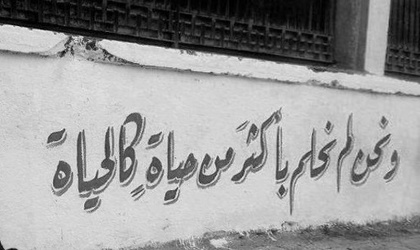
%> input picture image/Part A/Low_detail.jpg, 420 x 250 px, shrunk from 513 x 305 before the run
$ octave ldimage.m   (GNU Octave 9; MATLAB toolbox functions it lacks are replaced by stand-ins)
%> lines starting %> are read from the running program, lines starting %| are printed output that depends on the picture; in (x1, y1, x2, y2) boxes, pixels count from 0 and x2, y2 are one past the last pixel; in counts of white or black regions, pixels touching at a corner belong together; the program's own positions count from 1
# read the three images
hd = imread("Low_detail.jpg");
%> hd is the input picture: size 250x420x3 uint8; min 0, max 250, mean 155.1

# Transfer images from RGB to gray level
#hd = rgb2gray(hd);


# convert images to double to perform operations
hd = im2double(hd);
%> hd: size 250x420x3 double


# Fourier Transform for the first image : highdetail
hdft = fft2(hd);
show_hdft = fftshift(hdft); # using for plot
show_hdft = abs(show_hdft);
show_hdft = log(show_hdft + 1);
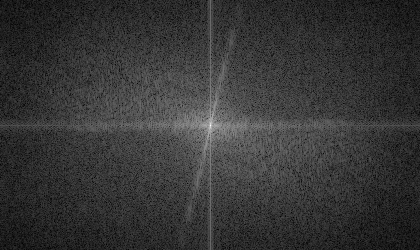
%> show_hdft: size 250x420x3 double; min 0.0155, max 11.06, mean 2.37; drawn with min black and max white

figure(1);
subplot(2,1,1); imshow(hd);
subplot(2,1,2); imshow(show_hdft, []);
################
# operations on first image
# W is the image will be used in multiplication

## on 0.1
figure(2);

[x, y] = size(hdft);
%> x = 250; y = 1260
W = zeros(x,y);
xrad = 0.05 * x;
%> xrad = 12.5
yrad = 0.05 * y;
%> yrad = 63

for i = floor(x/2 - xrad) : floor(x/2 + xrad)
  for j = floor(y/2 - yrad) : floor(y/2 + yrad)
    W(i,j) = 1;
   end
end
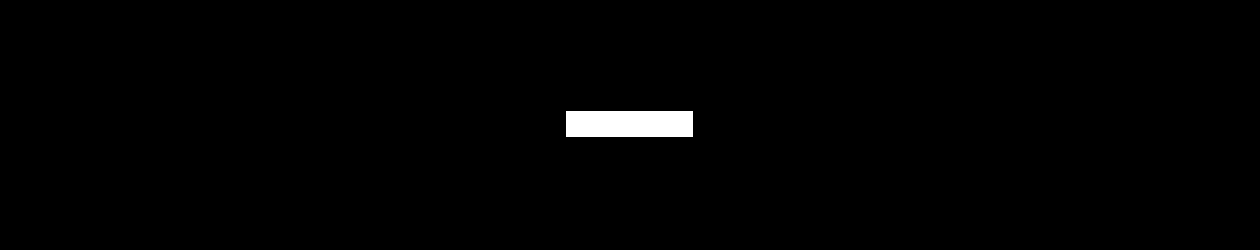
%> W: size 250x1260 double; values 0 (black) and 1 (white), 1% white; 1 white region, box (x1, y1, x2, y2) and area: (566, 111, 693, 137) 3302

%> (the run ends here)

$ run again, with image/Part A/highdetail.jpg copied over image/Part A/Low_detail.jpg
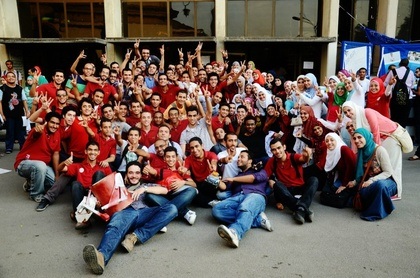
%> input picture image/Part A/highdetail.jpg, 420 x 278 px, shrunk from 960 x 636 before the run
%> hd is the input picture: size 278x420x3 uint8; mean R, G, B 105.5, 89.9, 84.7
%> hd: size 278x420x3 double
%> `show_hdft = log(show_hdft + 1);`:
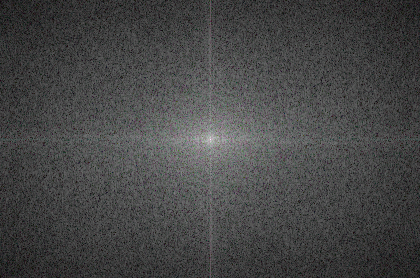
%> show_hdft: size 278x420x3 double; mean R, G, B 2.99, 3, 3; drawn with min black and max white

$ run again, with image/Part A/my_choice.jpg copied over image/Part A/Low_detail.jpg
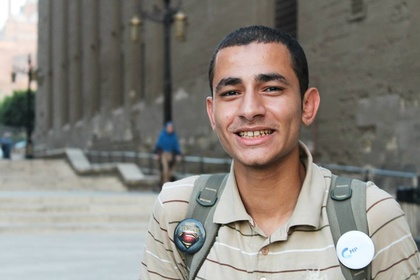
%> input picture image/Part A/my_choice.jpg, 420 x 280 px, shrunk from 960 x 640 before the run
%> hd is the input picture: size 280x420x3 uint8; mean R, G, B 135.5, 131.4, 124.6
%> hd: size 280x420x3 double
%> `show_hdft = log(show_hdft + 1);`:
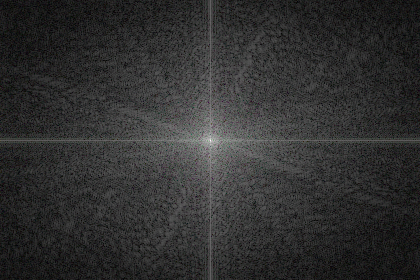
%> show_hdft: size 280x420x3 double; mean R, G, B 2.12, 2.12, 2.12; drawn with min black and max white
